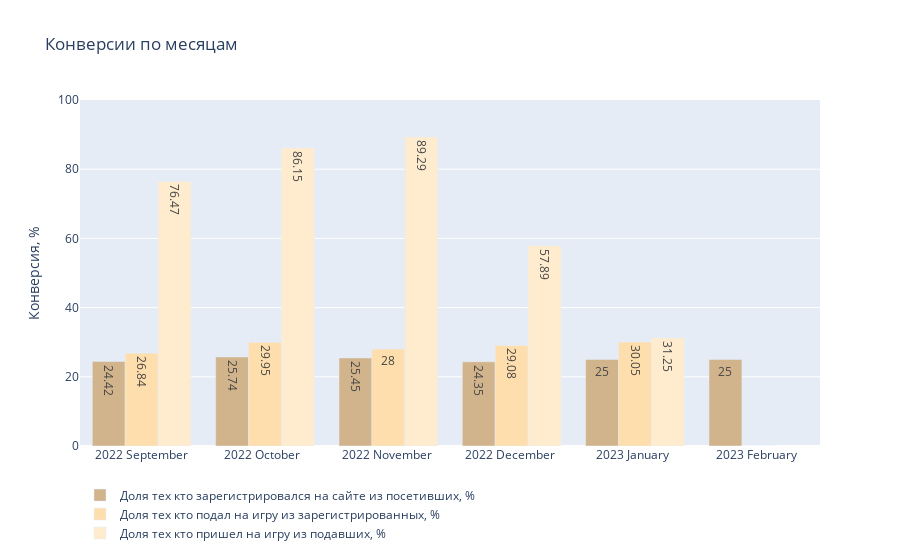

The notebook cell this image was saved under:
### Code cell
#строю график 

fig = go.Figure()

fig.add_trace(go.Bar(
    x=df_months['year_month'],
    y=df_months['conversion_reg'],
    name="Доля тех кто зарегистрировался на сайте из посетивших, %",
    marker_color='tan',
    text=df_months['conversion_reg'].round(2)
))

fig.add_trace(go.Bar(
    x=df_months['year_month'],
    y=df_months['conversion_app'],
    name="Доля тех кто подал на игру из зарегистрированных, %",
    marker_color='navajowhite',
    text=df_months['conversion_app'].round(2)
))

fig.add_trace(go.Bar(
    x=df_months['year_month'],
    y=df_months['conversion_game'],
    name="Доля тех кто пришел на игру из подавших, %",
    marker_color='blanchedalmond',
    text=df_months['conversion_game'].round(2)
))

fig.update_layout(
    legend=dict(orientation="h"),
    title='Конверсии по месяцам',
    yaxis=dict(
        title=dict(text="Конверсия, %"),
        side="left",
        range=[0, 100]
    ),
    yaxis2=dict(
        title=dict(text="Посещения сайта"),
        side="right",
        range=[0, 900],
        overlaying="y"
    )
)

fig.show()

### Figure 1 — Plotly figure (JSON) as saved in the notebook; plotly's stock layout.template omitted (floating-point values rounded to 4 significant figures)
{"data": [{"marker": {"color": "tan"}, "name": "Доля тех кто зарегистрировался на сайте из посетивших, %", "text": [24.42, 25.74, 25.45, 24.35, 25, 25], "type": "bar", "x": ["2022 September", "2022 October  ", "2022 November ", "2022 December ", "2023 January  ", "2023 February "], "y": [24.42, 25.74, 25.45, 24.35, 25, 25]}, {"marker": {"color": "navajowhite"}, "name": "Доля тех кто подал на игру из зарегистрированных, %", "text": [26.84, 29.95, 28, 29.08, 30.05, 0], "type": "bar", "x": ["2022 September", "2022 October  ", "2022 November ", "2022 December ", "2023 January  ", "2023 February "], "y": [26.84, 29.95, 28.0, 29.08, 30.05, 0]}, {"marker": {"color": "blanchedalmond"}, "name": "Доля тех кто пришел на игру из подавших, %", "text": [76.47, 86.15, 89.29, 57.89, 31.25, null], "type": "bar", "x": ["2022 September", "2022 October  ", "2022 November ", "2022 December ", "2023 January  ", "2023 February "], "y": [76.47, 86.15, 89.29, 57.89, 31.25, null]}], "layout": {"legend": {"orientation": "h"}, "title": {"text": "Конверсии по месяцам"}, "yaxis": {"range": [0, 100], "side": "left", "title": {"text": "Конверсия, %"}}, "yaxis2": {"overlaying": "y", "range": [0, 900], "side": "right", "title": {"text": "Посещения сайта"}}}}
